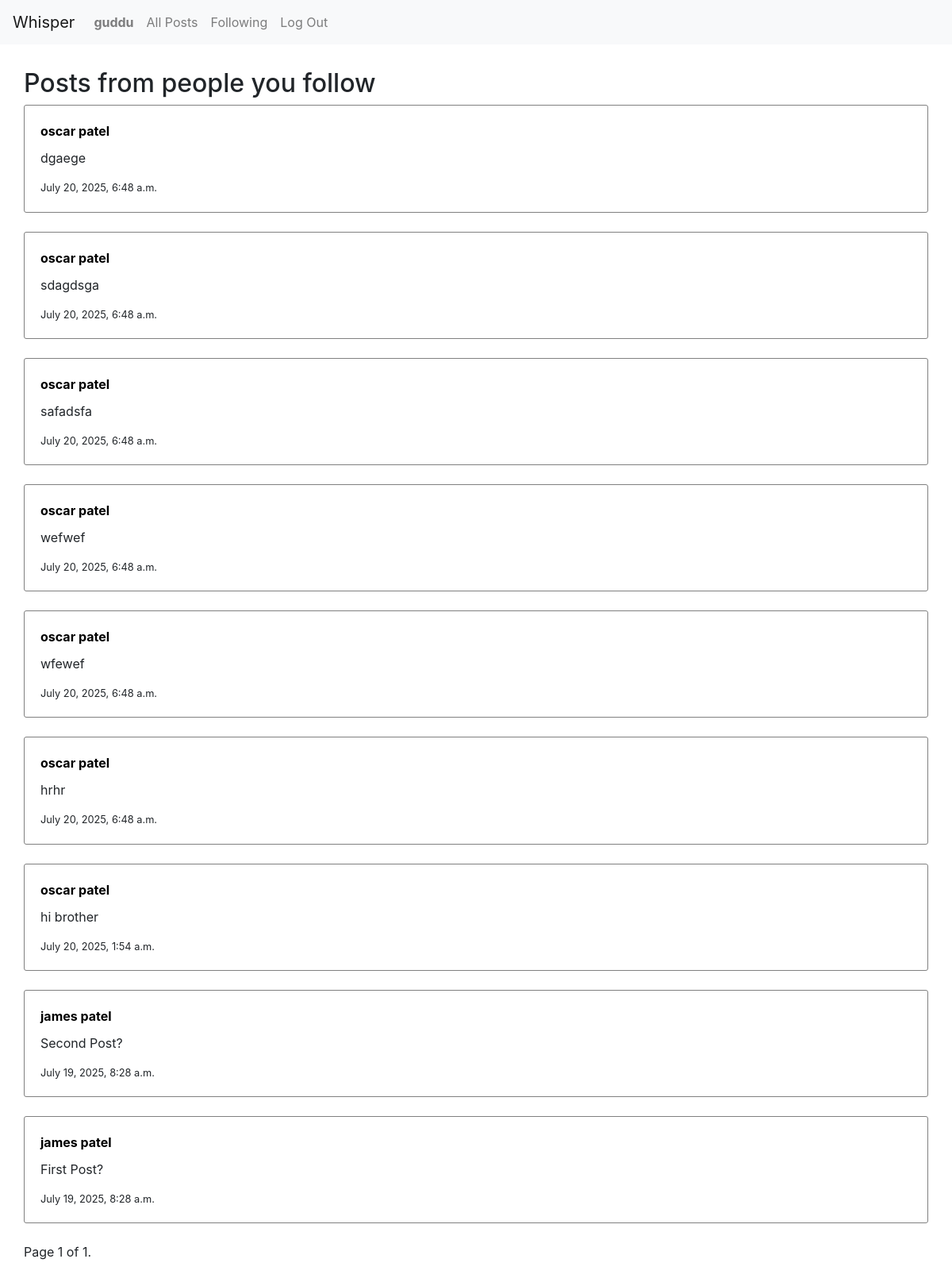
The app's page /following/ (signed in) with its own data.
### network/models.py (models this page shows, shortened)
class User(AbstractUser):
    following = models.ManyToManyField(
        'self',
        symmetrical=False,
        related_name='followers',
        blank=True
    )

class Post(models.Model):
    user = models.ForeignKey(User, on_delete=models.CASCADE, related_name='posts')
    postContent = models.CharField(max_length=500)
    dateCreated = models.DateTimeField(auto_now_add=True)
    likes = models.ManyToManyField(User, related_name='liked_posts', blank=True)

### network/views.py (the view)
# urls.py: path("following/", views.followingPage, name="following"),
@login_required
def followingPage(request):
    followed_users = request.user.following.all()
    posts = Post.objects.filter(user__in=followed_users).order_by('-dateCreated')
    paginator = Paginator(posts, 10)
    page_number = request.GET.get('page')
    page_obj = paginator.get_page(page_number)
    context = {'page_obj': page_obj}
    return render(request, 'network/following.html', context)

### network/templates/network/following.html (shortened to what this page needs)
{% extends "network/layout.html" %}
{% block body %}
    <div id="allPostsCont">
        <h2>Posts from people you follow</h2>
    {% for post in page_obj %}
        <div class="post">
            <strong style="margin-bottom: 10px;"><a style=" color: black;" href="{% url 'profile' post.user.id %}">{{ post.user.username }}</a></strong>
            <p>{{ post.postContent }}</p>
            <small>{{ post.dateCreated }}</small>
        </div>
    {% empty %}
        <p>You’re not following anyone, or no one has posted yet.</p>
    {% endfor %}
    <div class="pagination">
    <span class="step-links">
        <span class="current">
            Page {{ page_obj.number }} of {{ page_obj.paginator.num_pages }}.
        </span>
    </span>
</div>
    </div>
{% endblock %}

### network/templates/network/layout.html (shortened to what this page needs)
{% load static %}
<!DOCTYPE html>
<html lang="en">
    <head>
        <link rel="stylesheet" href="https://stackpath.bootstrapcdn.com/bootstrap/4.4.1/css/bootstrap.min.css">
        <link href="{% static 'network/styles.css' %}" rel="stylesheet">
    </head>
    <body>
        <nav class="navbar navbar-expand-lg navbar-light bg-light">
            <a class="navbar-brand" href="#">Whisper</a>
            <div>
              <ul class="navbar-nav mr-auto">
                {% if user.is_authenticated %}
                    <li class="nav-item">
                        <a class="nav-link" href="{% url 'profile' user_id=request.user.id %}"><strong>{{ user.username }}</strong></a>
                    </li>
                {% endif %}
                <li class="nav-item">
                  <a class="nav-link" id="allPosts" href="{% url 'index' %}">All Posts</a>
                </li>
                {% if user.is_authenticated %}
                    <li class="nav-item">
                        <a class="nav-link" id="followingPage"  href="{% url 'following' %}" >Following</a>
                    </li>
                    <li class="nav-item">
                        <a class="nav-link" href="{% url 'logout' %}">Log Out</a>
                    </li>
                {% endif %}
              </ul>
            </div>
          </nav>
        <div class="body">
            {% block body %}
            {% endblock %}
        </div>
    </body>
</html>

### network/static/network/styles.css (style rules this page uses)
#allPostsCont { margin: 20px; padding: 10px; }
.post { display: flex; flex-direction: column; margin-bottom: 1.5rem; border: 1px solid gray; padding: 20px; border-radius: 3px; }

### records on screen
User: username "guddu"
Post: user.username "oscar patel", postContent "dgaege", dateCreated "July 20, 2025, 6:48 a.m."
Post: user.username "oscar patel", postContent "sdagdsga", dateCreated "July 20, 2025, 6:48 a.m."
Post: user.username "oscar patel", postContent "safadsfa", dateCreated "July 20, 2025, 6:48 a.m."
Post: user.username "oscar patel", postContent "wefwef", dateCreated "July 20, 2025, 6:48 a.m."
Post: user.username "oscar patel", postContent "wfewef", dateCreated "July 20, 2025, 6:48 a.m."
Post: user.username "oscar patel", postContent "hrhr", dateCreated "July 20, 2025, 6:48 a.m."
Post: user.username "oscar patel", postContent "hi brother", dateCreated "July 20, 2025, 1:54 a.m."
Post: user.username "james patel", postContent "Second Post?", dateCreated "July 19, 2025, 8:28 a.m."
Post: user.username "james patel", postContent "First Post?", dateCreated "July 19, 2025, 8:28 a.m."

### other values on screen
{{ page_obj.number }} "1"
{{ page_obj.paginator.num_pages }} "1"
